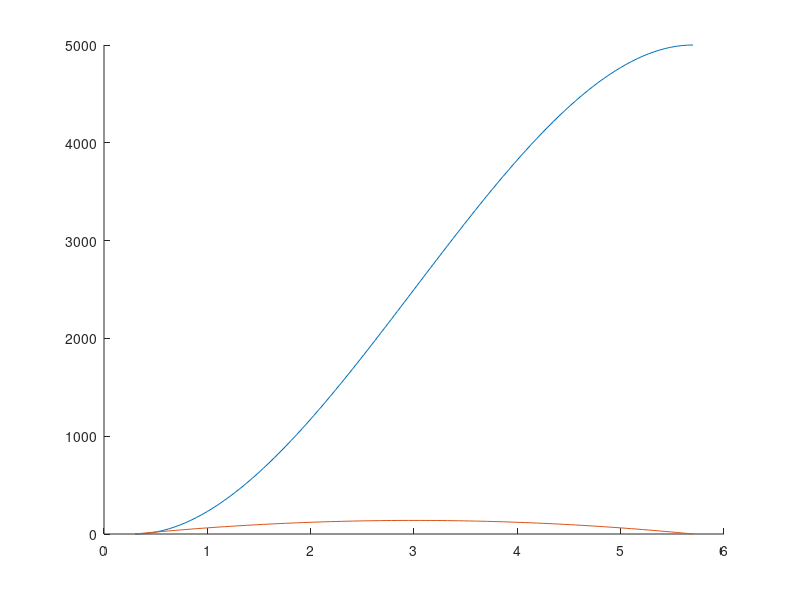

Write the MATLAB code that produced this figure.
clear;
%dejdkajsda
%syms t0 t1 a b c d v0 v1 a0 a1 t v e;

%% Variables de entrada
t0=0.3;t1=5.7;v0=0;v1=5000;a0=0;a1=0;x0=0;x1=0;


%% Calculo de parametros
a=(2*t0*v1 - 2*t0*v0 + 2*t1*v0 - 2*t1*v1 + a0*t0^2 + a0*t1^2 + a1*t0^2 ...
    + a1*t1^2 - 2*a0*t0*t1 - 2*a1*t0*t1)/(t0^4 - 4*t0^3*t1 + 6*t0^2*t1^2 ...
    - 4*t0*t1^3 + t1^4);

b=-(a0*t0^3 + 2*a0*t1^3 + 2*a1*t0^3 + a1*t1^3 - 3*t0^2*v0 + 3*t0^2*v1 + ...
    3*t1^2*v0 - 3*t1^2*v1 - 3*a0*t0*t1^2 - 3*a1*t0^2*t1)/(t0^4 - ...
    4*t0^3*t1 + 6*t0^2*t1^2 - 4*t0*t1^3 + t1^4);

c=(a0*t1^4 + a1*t0^4 + 2*a0*t0^3*t1 + 2*a1*t0*t1^3 + 6*t0*t1^2*v0 - ...
    6*t0^2*t1*v0 - 6*t0*t1^2*v1 + 6*t0^2*t1*v1 - 3*a0*t0^2*t1^2 - ...
    3*a1*t0^2*t1^2)/(t0^4 - 4*t0^3*t1 + 6*t0^2*t1^2 - 4*t0*t1^3 + t1^4);

d=(t0^4*v1 + t1^4*v0 - a0*t0*t1^4 - a1*t0^4*t1 - 4*t0*t1^3*v0 - ...
    4*t0^3*t1*v1 + 2*a0*t0^2*t1^3 - a0*t0^3*t1^2 - a1*t0^2*t1^3 + ...
    2*a1*t0^3*t1^2 + 3*t0^2*t1^2*v0 + 3*t0^2*t1^2*v1)/(t0^4 - ...
    4*t0^3*t1 + 6*t0^2*t1^2 - 4*t0*t1^3 + t1^4);

e=x0-(1/4)*a*t0^4-(1/3)*b*t0^3-(1/2)*c*t0^2-d*t0;

%% Generacion de Curvas
t=t0:(t1-t0)/100:t1;

Pos=(1/4)*a*t.^4+(1/3)*b*t.^3+(1/2)*c*t.^2+d*t + e;
Vel=a*t.^3+b*t.^2+c*t+d;
Acel=3*a*t.^2+2*b*t+c;

%% Representacion
figure
hold on

plot(t,Vel);
%plot(t,Pos);
plot(t,Acel*0.1);